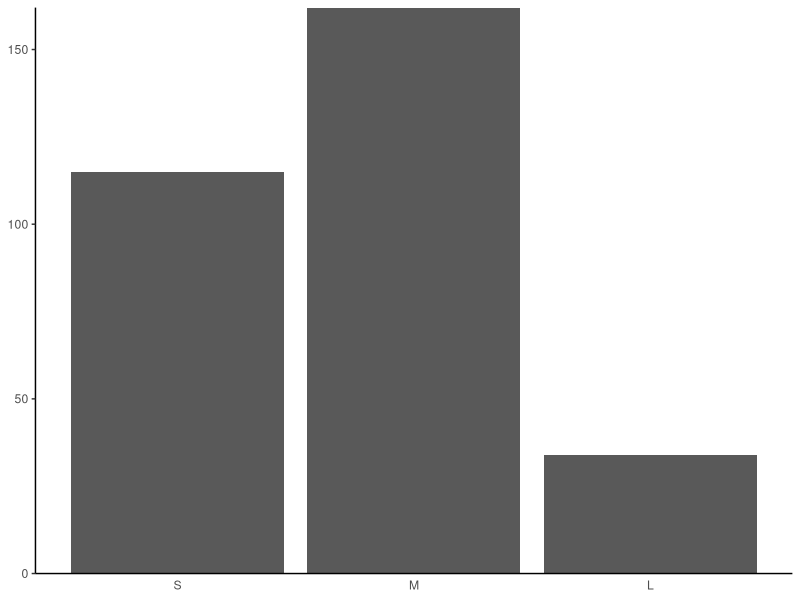
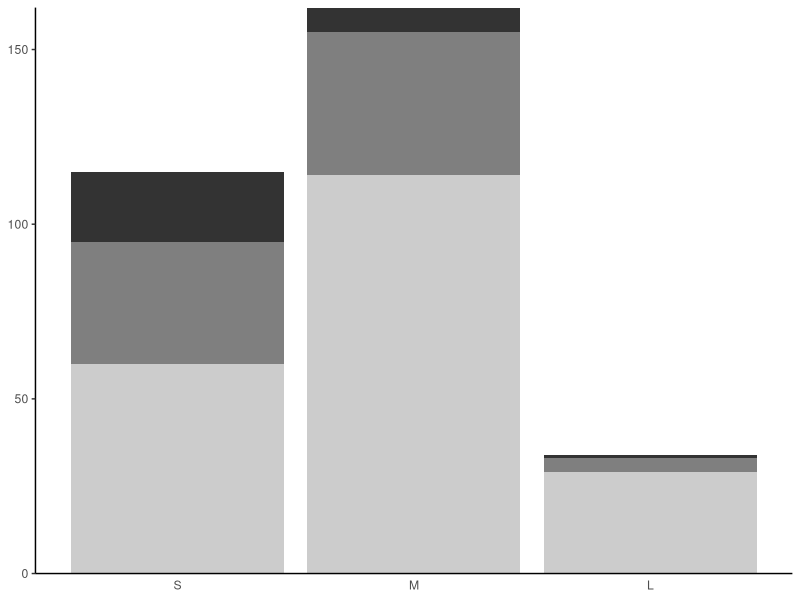
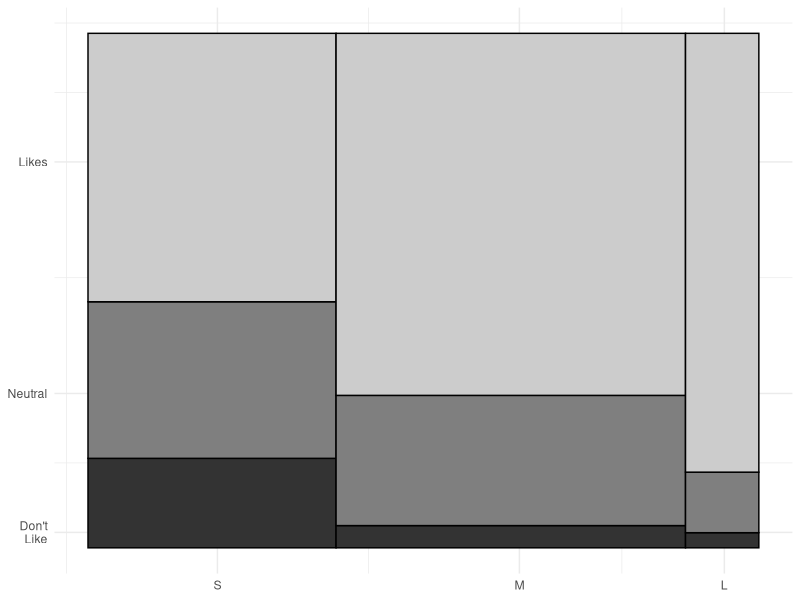

Here is the R script that generated these plots, in order: (Note: this script raises an error after producing the figures.)
## NOTE: THE DATA USED WAS ESTIMATED, WE DID NOT HAVE ACCESS TO THE
##       RAW/ORIGINAL DATA.

library(ggplot2)
library(plyr)
library(reshape2)
library(gridExtra)

this_base <- "fig05-08_monterey-bay-aquarium-data-mosaic-plot-preliminaries"

my_data <- data.frame(
  time = c("S", "M", "L"),
  dont_like = c(20, 7, 1),
  neutral = c(35, 41, 4),
  like = c(60, 114, 29))

# helper variables
my_data$total <- with(my_data, like + neutral + dont_like)
my_data$xmax <- with(my_data, cumsum(total))
my_data$xmin <- with(my_data, xmax - total)

my_data_long <- melt(my_data, c("time", "xmin", "xmax", "total"))

my_data_long$time <- factor(my_data_long$time, c("S", "M", "L"))

my_data_long1 <- ddply(my_data_long, .(time), transform, ymax = cumsum(value))
my_data_long1 <- ddply(my_data_long1, .(time), transform, ymin = ymax - value)

my_data_long1$ymin_std <- with(my_data_long1, (ymin / total) * 100)
my_data_long1$ymax_std <- with(my_data_long1, (ymax / total) * 100)


p1 <- ggplot(my_data_long, aes(x = time, y = value)) +
  geom_bar(stat = "identity") +
  scale_y_continuous(breaks = seq(0, 150, 50), expand = c(0, 0)) + 
  theme_classic() +
  theme(axis.title = element_blank(),
        axis.ticks.x = element_blank())

p1

p2 <- ggplot(my_data_long, aes(x = time, y = value, fill = variable)) +
  geom_bar(stat = "identity", show_guide = FALSE) +
  scale_fill_manual(values = c("grey20", "grey50", "grey80")) +
  scale_y_continuous(breaks = seq(0, 150, 50), expand = c(0, 0)) + 
  theme_classic() +
  theme(axis.title = element_blank(),
        axis.ticks.x = element_blank())

p2

p3 <- ggplot(my_data_long1, 
             aes(ymin = ymin_std, ymax = ymax_std, xmin = xmin, 
                 xmax = xmax, fill = variable)) +
  geom_rect(colour = "black", show_guide = FALSE, width = 0.5) +
  scale_fill_manual(values = c("grey20", "grey50", "grey80")) +
  scale_x_continuous(breaks = c(60, 200, 295), labels = c("S", "M", "L")) +
  scale_y_continuous(breaks = c(3, 30, 75), 
                     labels = c("Don't\nLike", "Neutral", "Likes")) +
  theme_bw() +
  theme(panel.border = element_blank(),
        axis.ticks = element_blank())

p3

p4 <- arrangeGrob(
  p1, p2, ncol = 2, heights = c(0.5, 0.5))

p5 <- arrangeGrob(
  p4, p3, nrow = 2, heights = c(0.4, 0.6),
  main = textGrob(
    "Fig 5.8 Montery Bay Aquarium Data:\nMosaic Plot Preliminaries",
    just = "top", vjust = 0.75, gp = gpar(fontsize = 14, lineheight = 1, 
                                          fontface = "bold")))
p5

ggsave(paste0(this_base, ".png"), 
       p5, width = 6, height = 6)

## pedantic: missing space between bars
